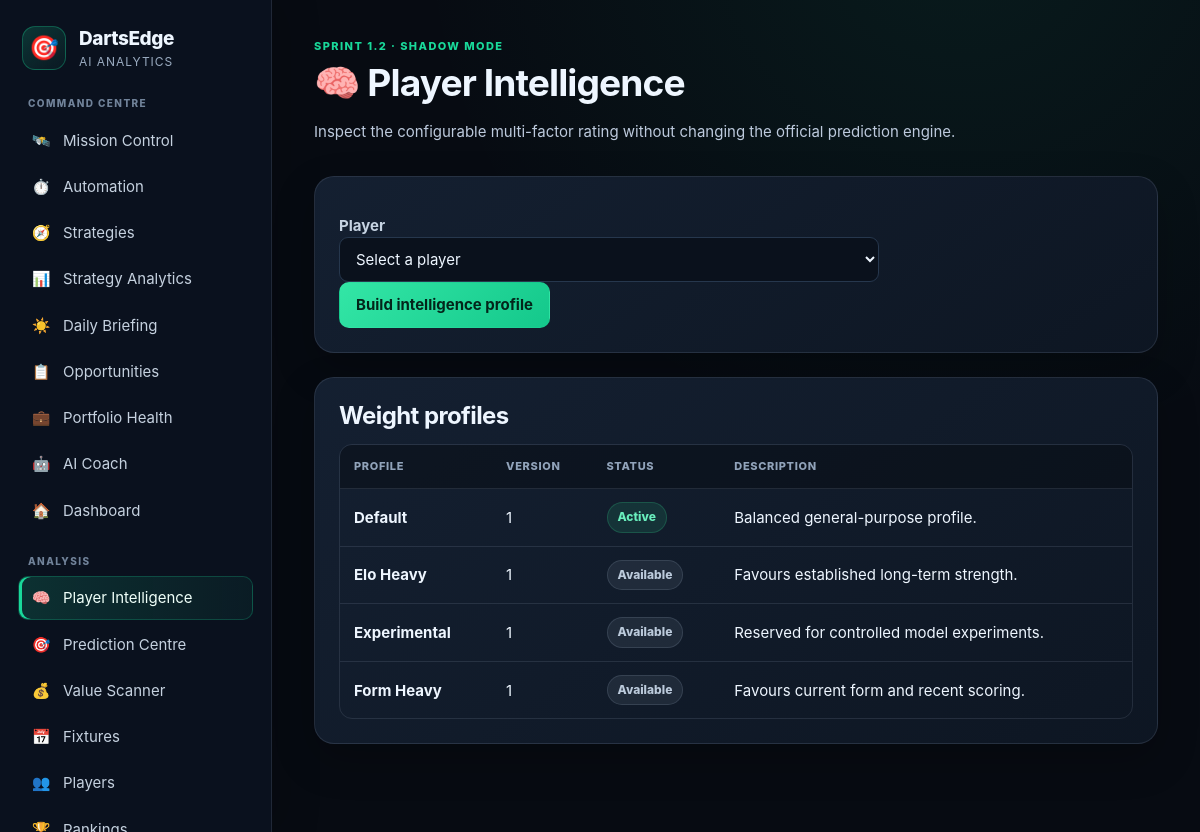
/player-intelligence, run on the app's committed database.
### app/models/intelligence_profile.py (models this page shows)
class IntelligenceProfile(Base):
    __tablename__ = "intelligence_profiles"
    id = Column(Integer, primary_key=True, index=True)
    name = Column(String, nullable=False)
    version = Column(Integer, nullable=False, default=1)
    description = Column(String, default="")
    weights_json = Column(Text, nullable=False)
    is_active = Column(Boolean, nullable=False, default=False)
    is_system = Column(Boolean, nullable=False, default=False)
    created_at = Column(DateTime, default=datetime.utcnow)
    updated_at = Column(DateTime, default=datetime.utcnow, onupdate=datetime.utcnow)

### app/routes/player_intelligence.py (the view)
@router.get("/player-intelligence")
def player_intelligence_page(request: Request, player: str = "", db: Session = Depends(get_db)):
    players = db.query(Player).order_by(Player.name.asc()).all()
    profiles = list(list_profiles(db))
    result = build_player_intelligence(db, player) if player else None
    return templates.TemplateResponse("player_intelligence.html", {"request": request, "players": players, "profiles": profiles, "selected_player": player, "result": result})

### app/templates/player_intelligence.html (shortened to what this page needs)
{% extends "base.html" %}
{% block content %}
<div class="section-heading-row"><div><div class="section-kicker">Sprint 1.2 · Shadow mode</div><h1>🧠 Player Intelligence</h1><p class="page-subtitle">Inspect the configurable multi-factor rating without changing the official prediction engine.</p></div></div>
<div class="card">
<form method="get" action="/player-intelligence" class="settings-grid">
<div class="form-group"><label for="player">Player</label><select id="player" name="player" required><option value="">Select a player</option></select></div>
<div class="form-group" style="align-self:end"><button type="submit">Build intelligence profile</button></div>
</form></div>
<div class="card"><h2>Weight profiles</h2><div class="opportunity-table-wrap"><table><thead><tr><th>Profile</th><th>Version</th><th>Status</th><th>Description</th></tr></thead><tbody>{% for profile in profiles %}<tr><td><strong>{{ profile.name }}</strong></td><td>{{ profile.version }}</td><td>{% if profile.is_active %}<span class="badge badge-good">Active</span>{% else %}<span class="badge badge-secondary">Available</span>{% endif %}</td><td>{{ profile.description }}</td></tr>{% endfor %}</tbody></table></div></div>
{% endblock %}

### app/static/css/styles.css (style rules this page uses)
:root { --bg: #070b12; --bg-elevated: #0b1220; --surface: #101927; --surface-2: #152133; --surface-3: #1a293d; --border: #26374d; --border-soft: rgba(148, 163, 184, .16); --text: #eef6ff; --muted: #9aabc0; --accent: #19d99a; --accent-strong: #00b978; --accent-soft: rgba(25, 217, 154, .12); --info: #67b7ff; --warning: #ffc857; --danger: #ff6b7a; --success: #35dc91; --radius-sm: 9px; --radius: 14px; --radius-lg: 20px; --shadow: 0 16px 40px rgba(0, 0, 0, .22); --sidebar-width: 272px; }
* { box-sizing: border-box; }
html { color-scheme: dark; }
body { margin: 0; min-width: 320px; background: radial-gradient(circle at 80% -10%, rgba(25,217,154,.08), transparent 34rem), var(--bg); color: var(--text); font-family: Inter, ui-sans-serif, -apple-system, BlinkMacSystemFont, "Segoe UI", Arial, sans-serif; font-size: 15px; line-height: 1.55; }
button, input, select, textarea { font: inherit; }
h1, h2, h3 { margin-top: 0; color: var(--text); line-height: 1.18; letter-spacing: -.025em; }
h1 { margin-bottom: 10px; font-size: clamp(31px, 3.1vw, 46px); }
h2 { margin-bottom: 14px; font-size: clamp(20px, 2vw, 27px); }
p { color: #bdcadd; }
.section-kicker { margin-bottom: 6px; color: var(--accent); font-size: 11px; font-weight: 800; letter-spacing: .13em; text-transform: uppercase; }
.section-heading-row { display: flex; justify-content: space-between; align-items: flex-start; gap: 20px; margin-bottom: 18px; }
.card { margin-bottom: 24px; padding: 24px; border: 1px solid var(--border-soft); border-radius: var(--radius-lg); background: linear-gradient(145deg, rgba(21,33,51,.96), rgba(14,23,36,.96)); box-shadow: var(--shadow); }
.primary-button, .secondary-button, button { display: inline-flex; justify-content: center; align-items: center; gap: 8px; min-height: 42px; padding: 10px 16px; border: 1px solid transparent; border-radius: 10px; font-weight: 750; text-decoration: none; cursor: pointer; transition: transform .15s ease, filter .15s ease, border-color .15s ease; }
.primary-button, button { color: #03251a; background: linear-gradient(135deg, #33e6a6, #14c88b); }
.badge, .badge-success, .badge-warning, .badge-secondary, .badge-good, .badge-low, .opportunity-decision { display: inline-flex; align-items: center; width: fit-content; padding: 5px 10px; border-radius: 999px; font-size: 12px; font-weight: 800; white-space: nowrap; }
.badge-success, .badge-good { color: #69efbd; background: rgba(53,220,145,.12); border: 1px solid rgba(53,220,145,.2); }
.badge-secondary { color: #bbcaDB; background: rgba(154,171,192,.11); border: 1px solid rgba(154,171,192,.18); }
.opportunity-table-wrap { width: 100%; overflow-x: auto; border: 1px solid var(--border-soft); border-radius: 13px; }
table { width: 100%; border-collapse: collapse; }
th, td { padding: 13px 14px; border-bottom: 1px solid var(--border-soft); text-align: left; vertical-align: middle; }
th { color: #91a3ba; background: rgba(7,11,18,.48); font-size: 11px; font-weight: 800; letter-spacing: .06em; text-transform: uppercase; }
tbody tr:last-child td { border-bottom: 0; }
input, select, textarea { width: 100%; max-width: 540px; padding: 11px 12px; border: 1px solid var(--border); border-radius: 9px; color: var(--text); background: #0a111c; }
label { display: block; margin-top: 13px; color: #c6d3e2; font-weight: 650; }

### data on the page
IntelligenceProfile: name "Default", version "1", is_active "Active", description "Balanced general-purpose profile."
IntelligenceProfile: name "Elo Heavy", version "1", is_active "Available", description "Favours established long-term strength."
IntelligenceProfile: name "Experimental", version "1", is_active "Available", description "Reserved for controlled model experiments."
IntelligenceProfile: name "Form Heavy", version "1", is_active "Available", description "Favours current form and recent scoring."
